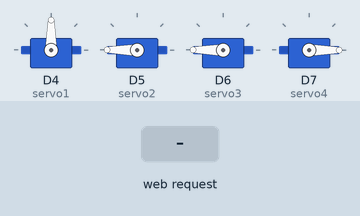
A sketch run on a simulated ESP8266 (NodeMCU). Parts: 4 × servo. Inputs (shaded band) come from the test bench. WiFi joins after 1.5 s; servers stay silent unless stated; what the sketch prints to the serial monitor is not drawn.

Above: at 3.2 s.
3.3 s: HTTP request GET /servo3/toggle received
At 4.2 s:
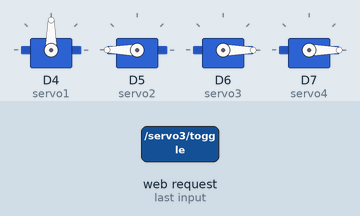
4.8 s: HTTP request GET /servo1/move?angle=1 received
At 5.4 s:
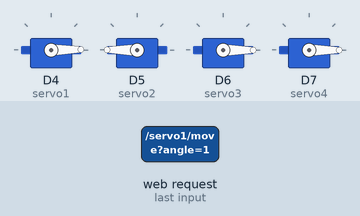
6.3 s: HTTP request GET /servo1/move?angle=120 received
At 7.5 s:
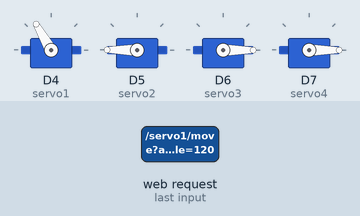
7.8 s: HTTP request GET /servo2/move?angle=1 received
At 8.9 s:
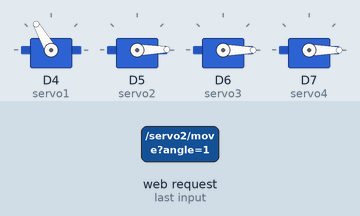
9.3 s: HTTP request GET /servo1/move?angle=0 received
At 10.0 s:
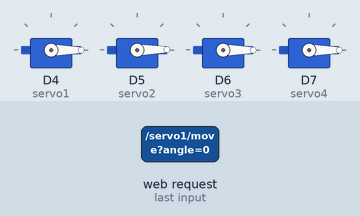
10.8 s: HTTP request GET /servo2/move?angle=120 received
At 11.2 s:
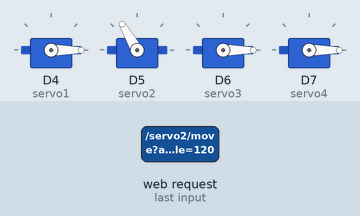
Timing chart, 0 to 13.3 s (numbered marks = the images above; inputs shaded):
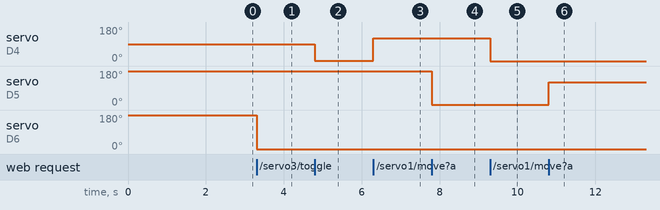

The sketch:

cod_OPEN.ino
```cpp
#include <ESP8266WiFi.h>
#include <ESP8266WebServer.h>
#include <Servo.h>
#include <math.h>

const char* ssid = "Alex's S24";
const char* password = "qwertyui";

ESP8266WebServer server(80);

Servo servo1;
Servo servo2;
Servo servo3;
Servo servo4;

int pos1 = 90;
int pos2 = 180;
int pos3 = 180;
int pos4 = 0;
bool servo3State = false;
bool servo4State = false;

const char* webpage = R"rawliteral(
<!DOCTYPE html>
<html>
<head>
  <title>Catapulta Open</title>
  <style>
    body {
      font-family: Arial, sans-serif;
      text-align: center;
      background-color: #f0f0f0;
      margin: 0;
      padding: 0;
    }
    h1 {
      color: white;
      background-color: #4CAF50;
      padding: 20px;
      margin: 0;
      border-bottom: 2px solid #333;
    }
    h2 {
      color: #555;
    }
    button, input[type=range], input[type=text] {
      padding: 15px 30px;
      font-size: 20px;
      margin: 10px;
      cursor: pointer;
      border: none;
      color: white;
      background-color: #4CAF50;
      border-radius: 5px;
      transition: background-color 0.3s;
    }
    button:hover, input[type=range]:hover {
      background-color: #45a049;
    }
    .servo-container {
      display: flex;
      flex-direction: column;
      align-items: center;
      background-color: white;
      margin: 20px;
      padding: 20px;
      border-radius: 10px;
      box-shadow: 0 0 10px rgba(0, 0, 0, 0.1);
    }
    .container {
      display: flex;
      flex-wrap: wrap;
      justify-content: center;
      padding: 20px;
    }
    canvas {
      border: 1px solid #000;
      margin-top: 20px;
    }
  </style>
</head>
<body>
  <h1>Open InfoEducatie 2024</h1>
  <div class="container">
    <div class="servo-container">
      <h2>Direction Servo</h2>
      <input type="range" min="0" max="180" value="90" class="slider" id="servo1" onchange="updateServo(1, this.value)">
      <p>Angle: <span id="servo1Angle">90</span>&#176;</p>
    </div>
    <div class="servo-container">
      <h2>Arm Servo</h2>
      <input type="range" min="0" max="180" value="180" class="slider" id="servo2" onchange="updateServo(2, this.value)">
      <p>Angle: <span id="servo2Angle">180</span>&#176;</p>
    </div>
    <div class="servo-container">
      <h2>Launch Servo</h2>
      <button onclick="toggleLaunch()">Launch</button>
      <p>Angle: <span id="servo3Angle">180</span>&#176;</p>
    </div>
    <div class="servo-container">
      <h2>Extra Servo</h2>
      <button onclick="toggleExtra()">Toggle Extra</button>
      <p>Angle: <span id="servo4Angle">0</span>&#176;</p>
    </div>
    <div class="servo-container">
      <h2>Target Coordinates</h2>
      <input type="text" id="coordX" placeholder="X coordinate">
      <input type="text" id="coordY" placeholder="Y coordinate">
      <button onclick="setTarget()">Set Target</button>
    </div>
  </div>
  <canvas id="trajectoryCanvas" width="1400" height="300"></canvas>
  <script>
    function updateServo(servo, angle) {
      fetch(`/servo${servo}/move?angle=${angle}`)
      .then(response => response.text())
      .then(data => {
        document.getElementById(`servo${servo}Angle`).innerText = angle;
        drawTrajectory();
      });
    }
    function toggleLaunch() {
      fetch(`/servo3/toggle`)
      .then(response => response.text())
      .then(data => {
        document.getElementById('servo3Angle').innerText = data;
        drawTrajectory();
      });
    }
    function toggleExtra() {
      fetch(`/servo4/toggle`)
      .then(response => response.text())
      .then(data => {
        document.getElementById('servo4Angle').innerText = data;
      });
    }
    function setTarget() {
      const x = document.getElementById('coordX').value;
      const y = document.getElementById('coordY').value;
      fetch(`/setTarget?x=${x}&y=${y}`)
      .then(response => response.text())
      .then(data => {
        console.log(data);
        const angleDeg = Math.atan2(x, y) * (180 / Math.PI);
        const hypotenuse = Math.sqrt(x * x + y * y);
        const angle1 = map(angleDeg, -45, 45, 0, 180);
        const angle2 = map(hypotenuse, 0, 450, 180, 0) + 20;
        document.getElementById('servo1Angle').innerText = angle1;
        document.getElementById('servo2Angle').innerText = angle2;
        drawTrajectory();
      });
    }
    function drawTrajectory() {
      const canvas = document.getElementById('trajectoryCanvas');
      const ctx = canvas.getContext('2d');
      const angle2 = parseInt(document.getElementById('servo2Angle').innerText, 10);
      ctx.clearRect(0, 0, canvas.width, canvas.height);

      // Draw X and Y axes
      ctx.beginPath();
      ctx.moveTo(50, canvas.height - 50);
      ctx.lineTo(canvas.width - 50, canvas.height - 50); // X axis
      ctx.moveTo(50, canvas.height - 50);
      ctx.lineTo(50, 50); // Y axis
      ctx.strokeStyle = 'black';
      ctx.stroke();

      // Map the servo angle to the launch angle (75 degrees at 0, 10 degrees at 180)
      const launchAngle = map(angle2, 0, 180, 10, 85) * (Math.PI / 180);
      const initialSpeed = map(angle2, 180, 0, 0, 5); // Max speed at 0 degrees, min at 180 degrees
      const g = 9.81; // Gravity in m/s^2

      // Time of flight calculation
      const timeOfFlight = (2 * initialSpeed * Math.sin(launchAngle)) / g;

      // Draw trajectory
      ctx.beginPath();
      ctx.moveTo(75, canvas.height - 75);

      for (let t = 0;; t += 0.05) {
        const x = initialSpeed * t * Math.cos(launchAngle);
        const y = (initialSpeed * t * Math.sin(launchAngle)) - (0.1 * g * t * t);
        if (canvas.height - 75 - y * 200 >= canvas.height - 50) {
          break; // Stop the loop when the projectile hits the ground (X-axis)
        }
        ctx.lineTo(75 + x * 200, canvas.height - 75 - y * 200); // Scaling for visualization
      }


      ctx.strokeStyle = 'red';
      ctx.stroke();
    }

    drawTrajectory();

    function map(value, in_min, in_max, out_min, out_max) {
      return (value - in_min) * (out_max - out_min) / (in_max - in_min) + out_min;
    }
  </script>
</body>
</html>


)rawliteral";

void setup() {
  Serial.begin(115200);
  WiFi.begin(ssid, password);
  while (WiFi.status() != WL_CONNECTED) {
    delay(1000);
    Serial.println("Connecting to WiFi...");
  }
  Serial.println("Connected to WiFi");

  Serial.print("IP Address: ");
  Serial.println(WiFi.localIP());

  servo1.attach(D4);
  servo2.attach(D5);
  servo3.attach(D6);
  servo4.attach(D7);

  servo1.write(pos1);
  servo2.write(pos2);
  servo3.write(pos3);
  servo4.write(pos4);

  server.on("/", handleRoot);
  server.on("/servo1/move", [](){ handleServoMove(servo1, pos1); });
  server.on("/servo2/move", [](){ handleServoMove(servo2, pos2); });
  server.on("/servo3/toggle", [](){ handleServoToggle(servo3, pos3, servo3State); });
  server.on("/servo4/toggle", [](){ handleServoToggle(servo4, pos4, servo4State); });
  server.on("/setTarget", handleSetTarget);

  server.begin();
  Serial.println("HTTP server started");
}

void loop() {
  server.handleClient();
}

void handleRoot() {
  server.send(200, "text/html", webpage);
}

void handleServoMove(Servo &servo, int &pos) {
  if (server.hasArg("angle")) {
    pos = server.arg("angle").toInt();
    servo.write(pos);
    server.send(200, "text/plain", String(pos));
  } else {
    server.send(400, "text/plain", "Bad Request");
  }
}

void handleServoToggle(Servo &servo, int &pos, bool &state) {
  if (state) {
    pos = 180;
  } else {
    pos = 0;
  }
  state = !state;
  servo.write(pos);
  server.send(200, "text/plain", String(pos));
}

void handleSetTarget() {
  if (server.hasArg("x") && server.hasArg("y")) {
    int x = server.arg("x").toInt();
    int y = server.arg("y").toInt();

    double hypotenuse = sqrt((double)x * x + (double)y * y);

    // Calculate the angle using atan2
    double angleRad = atan2(x, y);  // Angle in radians
    double angleDeg = angleRad * (180.0 / M_PI);  // Convert radians to degrees

    int angle1 = map(angleDeg, -45, 45, 0, 180);

    // Map the hypotenuse to the arm servo angle
    int angle2 = map(hypotenuse, 0, 450, 180, 0);  // Adjust as necessary based on your specific range requirements

    // Move the servos to the calculated angles
    servo1.write(angle1);
    servo2.write(angle2 + 20);

    // Send response back to the client
    server.send(200, "text/plain", "Target set: X=" + String(x) + ", Y=" + String(y) + ", Hypotenuse=" + String(hypotenuse) + ", Angle=" + String(angleDeg));
  } else {
    server.send(400, "text/plain", "Bad Request");
  }
}
```

Measured:
- after the input at 3.3 s, servo on D6 (servo3): 180° → 0° at once
- after the input at 4.8 s, servo on D4 (servo1): 90° → 1° at once
- after the input at 6.3 s, servo on D4 (servo1): 1° → 120° at once
- after the input at 7.8 s, servo on D5 (servo2): 180° → 1° at once
- after the input at 9.3 s, servo on D4 (servo1): 120° → 0° at once
- after the input at 10.8 s, servo on D5 (servo2): 1° → 120° at once
